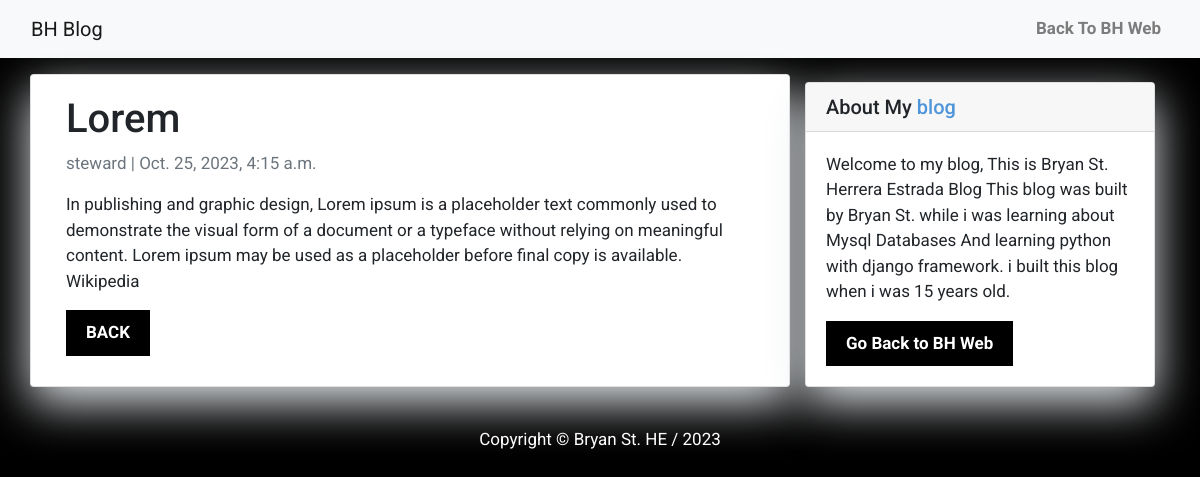
Page /lorem/ on the committed database.
### blog/models.py (models this page shows, shortened)
class Post(models.Model):
    title = models.CharField(max_length=200, unique=True)
    slug = models.SlugField(max_length=200, unique=True)
    author = models.ForeignKey(User, on_delete= models.CASCADE,related_name='blog_posts')
    updated_on = models.DateTimeField(auto_now= True)
    content = models.TextField()
    created_on = models.DateTimeField(auto_now_add=True)
    status = models.IntegerField(choices=STATUS, default=0)
    class Meta:
        ordering = ['-created_on']

### blog/views.py (the view)
# urls.py: path('<slug:slug>/', views.PostDetail.as_view(), name='post_detail'),
class PostDetail(generic.DetailView):
    model = Post
    template_name = 'post_detail.html'

### templates/post_detail.html (shortened to what this page needs)
{% extends 'base.html' %} {% block content %}
<div class="container">
  <div class="row">
    <div class="col-md-8 card mb-4  mt-3 left  top">
      <div class="card-body">
        <h1>{% block title %} {{ object.title }} {% endblock title %}</h1>
        <p class=" text-muted">{{ post.author }} | {{ post.created_on }}</p>
        <p class="card-text ">{{ object.content | safe }}</p>
        <a href= "{% url 'home' %}" class='back'>BACK</a>
      </div>
    </div>
    {% block sidebar %} {% include 'sidebar.html' %} {% endblock sidebar %}
  </div>
</div>
{% endblock content %}

### templates/base.html (style rules this page uses)
body { background: #000; font-family: "Roboto", sans-serif; font-size: 17px; }

### templates/post_detail.html (style rules this page uses)
.back { display: inline-block; padding: 10px 20px; background-color: #000; color: #fff; font-size: 17px; text-decoration: none; font-weight: bold; transition: 1s ease-in-out; }

### templates/sidebar.html (style rules this page uses)
.card { box-shadow: 0 16px 48px #E3E7EB; }

### rows in the picture
Post: title "Lorem", author "steward", created_on "Oct. 25, 2023, 4:15 a.m.", content "In publishing and graphic design, Lorem ipsum is a placeholder text commonly used to demonstrate the visual form of a document or a typeface without relying on meaningful content. Lorem ipsum may be used as a placeholder before final copy is available. Wikipedia"
